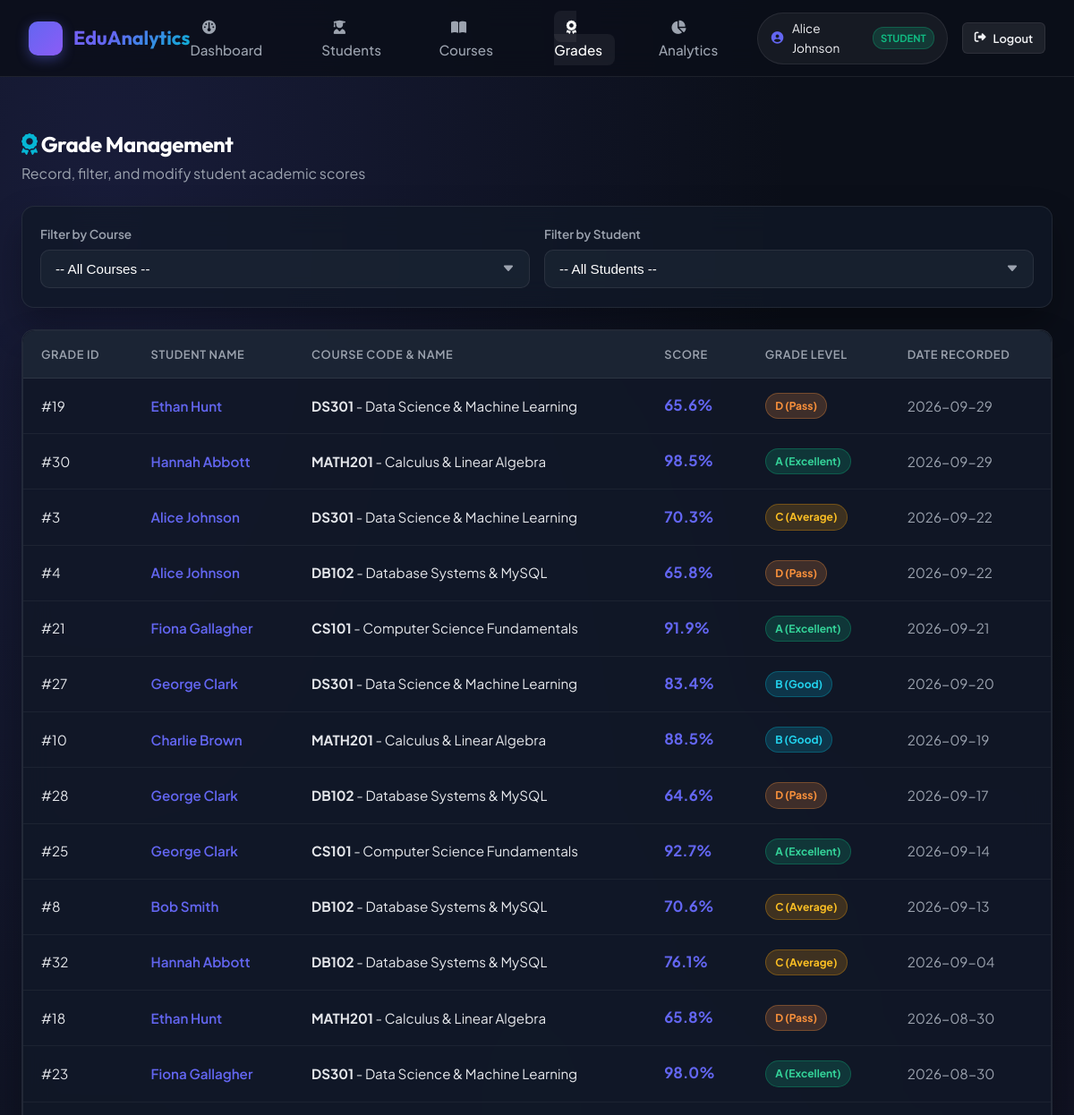
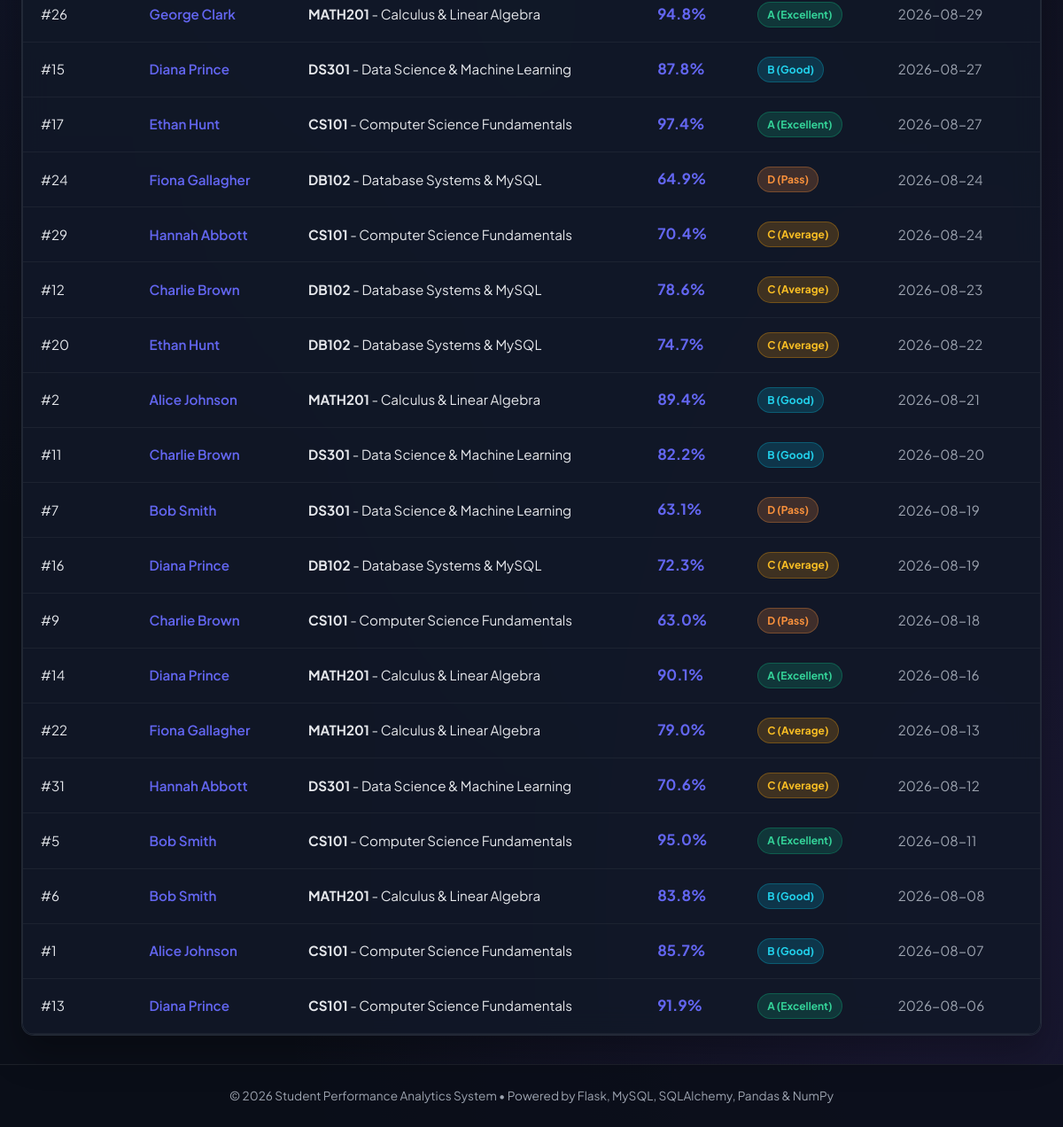
Screenshot of /grades (signed in) with the database file from the repository (2 pictures, top to bottom).
### models.py (models this page shows, shortened)
class User(db.Model):
    __tablename__ = 'users'
    id = db.Column(db.Integer, primary_key=True)
    name = db.Column(db.String(100), nullable=False)
    email = db.Column(db.String(120), unique=True, nullable=False, index=True)
    password_hash = db.Column(db.String(255), nullable=False)
    role = db.Column(db.String(20), nullable=False, default='student')  # 'admin' or 'student'
    created_at = db.Column(db.DateTime, default=datetime.utcnow)
    student_profile = db.relationship('Student', backref='user', uselist=False, lazy=True)

class Grade(db.Model):
    __tablename__ = 'grades'
    id = db.Column(db.Integer, primary_key=True)
    student_id = db.Column(db.Integer, db.ForeignKey('students.id', ondelete='CASCADE'), nullable=False)
    course_id = db.Column(db.Integer, db.ForeignKey('courses.id', ondelete='CASCADE'), nullable=False)
    score = db.Column(db.Float, nullable=False)
    date = db.Column(db.Date, nullable=False, default=datetime.utcnow().date)

class Student(db.Model):
    __tablename__ = 'students'
    id = db.Column(db.Integer, primary_key=True)
    name = db.Column(db.String(100), nullable=False)
    email = db.Column(db.String(120), unique=True, nullable=False, index=True)
    user_id = db.Column(db.Integer, db.ForeignKey('users.id', ondelete='SET NULL'), nullable=True)
    created_at = db.Column(db.DateTime, default=datetime.utcnow)
    grades = db.relationship('Grade', backref='student', cascade='all, delete-orphan', lazy=True)

class Course(db.Model):
    __tablename__ = 'courses'
    id = db.Column(db.Integer, primary_key=True)
    name = db.Column(db.String(150), nullable=False)
    code = db.Column(db.String(20), unique=True, nullable=False, index=True)
    description = db.Column(db.Text, nullable=True)
    credits = db.Column(db.Integer, default=3)
    grades = db.relationship('Grade', backref='course', cascade='all, delete-orphan', lazy=True)

### app.py (the view)
@app.route('/grades', methods=['GET'])
@login_required
def list_grades():
    course_id = request.args.get('course_id', type=int)
    student_id = request.args.get('student_id', type=int)
    query = Grade.query
    if course_id:
        query = query.filter_by(course_id=course_id)
    if student_id:
        query = query.filter_by(student_id=student_id)
    grades = query.order_by(Grade.date.desc()).all()
    courses = Course.query.order_by(Course.code).all()
    students = Student.query.order_by(Student.name).all()
    return render_template('grades/list.html', grades=grades, courses=courses, students=students,
                           selected_course=course_id, selected_student=student_id)

### app.py (called while the page is built)
@app.before_request
def method_override():
    if request.method == 'POST' and '_method' in request.form:
        method = request.form['_method'].upper()
        if method in ['PUT', 'PATCH', 'DELETE']:
            request.environ['REQUEST_METHOD'] = method

@app.context_processor
def inject_user():
    user = get_current_user_from_request()
    return dict(current_user=user)

### auth.py (called while the page is built)
def decode_jwt(token):
    try:
        payload = jwt.decode(token, current_app.config['JWT_SECRET_KEY'], algorithms=['HS256'])
        return payload
    except Exception as e:
        return None

def get_current_user_from_request():
    token = None
    auth_header = request.headers.get('Authorization')
    if auth_header and auth_header.startswith('Bearer '):
        token = auth_header.split(' ')[1]
    if not token:
        token = request.cookies.get('jwt_token')
    if token:
        payload = decode_jwt(token)
        if payload:
            user_id = int(payload.get('sub')) if payload.get('sub') and str(payload.get('sub')).isdigit() else None
            user = db.session.get(User, user_id) if user_id else None
            if not user and payload.get('email'):
                user = User.query.filter_by(email=payload.get('email')).first()
            return user
    return None

def login_required(f):
    @wraps(f)
    def decorated_function(*args, **kwargs):
        user = get_current_user_from_request()
        if not user:
            if request.path.startswith('/api/'):
                return jsonify({'error': 'Authentication required', 'message': 'Invalid or expired token'}), 401
            flash('Please log in to access this page.', 'warning')
            return redirect(url_for('login_page', next=request.url))
        g.current_user = user
        return f(*args, **kwargs)
    return decorated_function

### templates/grades/list.html (shortened to what this page needs)
{% extends 'base.html' %}
{% block content %}
<div style="display: flex; justify-content: space-between; align-items: center; margin-bottom: 1.5rem; flex-wrap: wrap; gap: 1rem;">
    <div>
        <h2><i class="fa-solid fa-award" style="color: var(--accent-cyan);"></i> Grade Management</h2>
        <p style="color: var(--text-muted);">Record, filter, and modify student academic scores</p>
    </div>
</div>
<div class="glass-card" style="padding: 1.25rem; margin-bottom: 1.5rem;">
    <form action="{{ url_for('list_grades') }}" method="GET" style="display: flex; gap: 1rem; align-items: flex-end; flex-wrap: wrap;">
        <div style="flex: 1; min-width: 200px;">
            <label class="form-label">Filter by Course</label>
            <select name="course_id" class="form-control" onchange="this.form.submit()">
                <option value="">-- All Courses --</option>
            </select>
        </div>
        <div style="flex: 1; min-width: 200px;">
            <label class="form-label">Filter by Student</label>
            <select name="student_id" class="form-control" onchange="this.form.submit()">
                <option value="">-- All Students --</option>
            </select>
        </div>
    </form>
</div>
<div class="glass-card" style="padding: 0; overflow: hidden;">
    <div class="table-responsive">
        <table class="custom-table">
            <thead>
                <tr>
                    <th>Grade ID</th>
                    <th>Student Name</th>
                    <th>Course Code & Name</th>
                    <th>Score</th>
                    <th>Grade Level</th>
                    <th>Date Recorded</th>
                </tr>
            </thead>
            <tbody>
                {% if grades %}
                    {% for grade in grades %}
                    <tr>
                        <td>#{{ grade.id }}</td>
                        <td>
                            <a href="{{ url_for('view_student', id=grade.student.id) }}" style="font-weight: 600;">
                                {{ grade.student.name if grade.student else 'Unknown' }}
                            </a>
                        </td>
                        <td>
                            <strong>{{ grade.course.code }}</strong> - {{ grade.course.name if grade.course else 'Unknown' }}
                        </td>
                        <td>
                            <strong style="font-size: 1.05rem; color: var(--accent-indigo);">{{ grade.score }}%</strong>
                        </td>
                        <td>
                            {% if grade.score >= 90 %}
                            <span class="badge badge-a">A (Excellent)</span>
                            {% elif grade.score >= 80 %}
                            <span class="badge badge-b">B (Good)</span>
                            {% elif grade.score >= 70 %}
                            <span class="badge badge-c">C (Average)</span>
                            {% elif grade.score >= 60 %}
                            <span class="badge badge-d">D (Pass)</span>
                            {% else %}
                            <span class="badge badge-f">F (Fail)</span>
                            {% endif %}
                        </td>
                        <td style="color: var(--text-muted);">{{ grade.date.strftime('%Y-%m-%d') if grade.date else 'N/A' }}</td>
                    </tr>
                    {% endfor %}
                {% else %}
                    <tr>
                        <td colspan="7" style="text-align: center; padding: 2rem; color: var(--text-muted);">
                            No grade records found matching the criteria.
                        </td>
                    </tr>
                {% endif %}
            </tbody>
        </table>
    </div>
</div>
{% endblock %}

### templates/base.html (shortened to what this page needs)
<!DOCTYPE html>
<html lang="en">
<head>
    <link rel="stylesheet" href="https://cdnjs.cloudflare.com/ajax/libs/font-awesome/6.4.0/css/all.min.css">
    <link rel="stylesheet" href="{{ url_for('static', filename='css/style.css') }}">
</head>
<body>
    <nav class="navbar">
        <div class="nav-container">
            <a href="{{ url_for('dashboard') }}" class="brand-logo">
                <div class="brand-icon"><i class="fa-solid fa-chart-line"></i></div>
                <span>EduAnalytics</span>
            </a>
            {% if current_user %}
            <ul class="nav-links">
                <li><a href="{{ url_for('dashboard') }}" class="nav-link {% if request.endpoint == 'dashboard' %}active{% endif %}"><i class="fa-solid fa-gauge"></i> Dashboard</a></li>
                <li><a href="{{ url_for('list_students') }}" class="nav-link {% if 'student' in request.endpoint %}active{% endif %}"><i class="fa-solid fa-user-graduate"></i> Students</a></li>
                <li><a href="{{ url_for('list_courses') }}" class="nav-link {% if 'course' in request.endpoint %}active{% endif %}"><i class="fa-solid fa-book-open"></i> Courses</a></li>
                <li><a href="{{ url_for('list_grades') }}" class="nav-link {% if 'grade' in request.endpoint %}active{% endif %}"><i class="fa-solid fa-award"></i> Grades</a></li>
                <li><a href="{{ url_for('analytics_dashboard') }}" class="nav-link {% if 'analytics' in request.endpoint %}active{% endif %}"><i class="fa-solid fa-chart-pie"></i> Analytics</a></li>
            </ul>
            <div style="display: flex; align-items: center; gap: 1rem;">
                <div class="user-badge">
                    <i class="fa-solid fa-circle-user" style="color: var(--accent-indigo);"></i>
                    <span>{{ current_user.name }}</span>
                    <span class="role-pill role-{{ current_user.role }}">{{ current_user.role }}</span>
                </div>
                <a href="{{ url_for('logout') }}" class="btn btn-secondary btn-sm" title="Log Out"><i class="fa-solid fa-right-from-bracket"></i> Logout</a>
            </div>
            {% else %}
            <div style="display: flex; gap: 0.75rem;">
                <a href="{{ url_for('login_page') }}" class="btn btn-secondary btn-sm">Log In</a>
                <a href="{{ url_for('register_page') }}" class="btn btn-primary btn-sm">Register</a>
            </div>
            {% endif %}
        </div>
    </nav>
    <main class="main-wrapper">
        {% block content %}{% endblock %}
    </main>
    <footer>
        <p>&copy; 2026 Student Performance Analytics System &bull; Powered by Flask, MySQL, SQLAlchemy, Pandas & NumPy</p>
    </footer>
</body>
</html>

### rows the page displays
User: name "Alice Johnson", role "STUDENT"
Grade: id "19", student "Ethan Hunt", course.code "DS301", course "Data Science & Machine Learning", score "65.6", shows "D (Pass)", date "2026-09-29"
Grade: id "30", student "Hannah Abbott", course.code "MATH201", course "Calculus & Linear Algebra", score "98.5", shows "A (Excellent)", date "2026-09-29"
Grade: id "3", student "Alice Johnson", course.code "DS301", course "Data Science & Machine Learning", score "70.3", shows "C (Average)", date "2026-09-22"
Grade: id "4", student "Alice Johnson", course.code "DB102", course "Database Systems & MySQL", score "65.8", shows "D (Pass)", date "2026-09-22"
Grade: id "21", student "Fiona Gallagher", course.code "CS101", course "Computer Science Fundamentals", score "91.9", shows "A (Excellent)", date "2026-09-21"
Grade: id "27", student "George Clark", course.code "DS301", course "Data Science & Machine Learning", score "83.4", shows "B (Good)", date "2026-09-20"
Grade: id "10", student "Charlie Brown", course.code "MATH201", course "Calculus & Linear Algebra", score "88.5", shows "B (Good)", date "2026-09-19"
Grade: id "28", student "George Clark", course.code "DB102", course "Database Systems & MySQL", score "64.6", shows "D (Pass)", date "2026-09-17"
Grade: id "25", student "George Clark", course.code "CS101", course "Computer Science Fundamentals", score "92.7", shows "A (Excellent)", date "2026-09-14"
Grade: id "8", student "Bob Smith", course.code "DB102", course "Database Systems & MySQL", score "70.6", shows "C (Average)", date "2026-09-13"
Grade: id "32", student "Hannah Abbott", course.code "DB102", course "Database Systems & MySQL", score "76.1", shows "C (Average)", date "2026-09-04"
Grade: id "18", student "Ethan Hunt", course.code "MATH201", course "Calculus & Linear Algebra", score "65.8", shows "D (Pass)", date "2026-08-30"
Grade: id "23", student "Fiona Gallagher", course.code "DS301", course "Data Science & Machine Learning", score "98.0", shows "A (Excellent)", date "2026-08-30"
Grade: id "26", student "George Clark", course.code "MATH201", course "Calculus & Linear Algebra", score "94.8", shows "A (Excellent)", date "2026-08-29"
Grade: id "15", student "Diana Prince", course.code "DS301", course "Data Science & Machine Learning", score "87.8", shows "B (Good)", date "2026-08-27"
Grade: id "17", student "Ethan Hunt", course.code "CS101", course "Computer Science Fundamentals", score "97.4", shows "A (Excellent)", date "2026-08-27"
Grade: id "24", student "Fiona Gallagher", course.code "DB102", course "Database Systems & MySQL", score "64.9", shows "D (Pass)", date "2026-08-24"
Grade: id "29", student "Hannah Abbott", course.code "CS101", course "Computer Science Fundamentals", score "70.4", shows "C (Average)", date "2026-08-24"
Grade: id "12", student "Charlie Brown", course.code "DB102", course "Database Systems & MySQL", score "78.6", shows "C (Average)", date "2026-08-23"
Grade: id "20", student "Ethan Hunt", course.code "DB102", course "Database Systems & MySQL", score "74.7", shows "C (Average)", date "2026-08-22"
Grade: id "2", student "Alice Johnson", course.code "MATH201", course "Calculus & Linear Algebra", score "89.4", shows "B (Good)", date "2026-08-21"
Grade: id "11", student "Charlie Brown", course.code "DS301", course "Data Science & Machine Learning", score "82.2", shows "B (Good)", date "2026-08-20"
Grade: id "7", student "Bob Smith", course.code "DS301", course "Data Science & Machine Learning", score "63.1", shows "D (Pass)", date "2026-08-19"
Grade: id "16", student "Diana Prince", course.code "DB102", course "Database Systems & MySQL", score "72.3", shows "C (Average)", date "2026-08-19"
Grade: id "9", student "Charlie Brown", course.code "CS101", course "Computer Science Fundamentals", score "63.0", shows "D (Pass)", date "2026-08-18"
Grade: id "14", student "Diana Prince", course.code "MATH201", course "Calculus & Linear Algebra", score "90.1", shows "A (Excellent)", date "2026-08-16"
Grade: id "22", student "Fiona Gallagher", course.code "MATH201", course "Calculus & Linear Algebra", score "79.0", shows "C (Average)", date "2026-08-13"
Grade: id "31", student "Hannah Abbott", course.code "DS301", course "Data Science & Machine Learning", score "70.6", shows "C (Average)", date "2026-08-12"
Grade: id "5", student "Bob Smith", course.code "CS101", course "Computer Science Fundamentals", score "95.0", shows "A (Excellent)", date "2026-08-11"
Grade: id "6", student "Bob Smith", course.code "MATH201", course "Calculus & Linear Algebra", score "83.8", shows "B (Good)", date "2026-08-08"
Grade: id "1", student "Alice Johnson", course.code "CS101", course "Computer Science Fundamentals", score "85.7", shows "B (Good)", date "2026-08-07"
Grade: id "13", student "Diana Prince", course.code "CS101", course "Computer Science Fundamentals", score "91.9", shows "A (Excellent)", date "2026-08-06"
